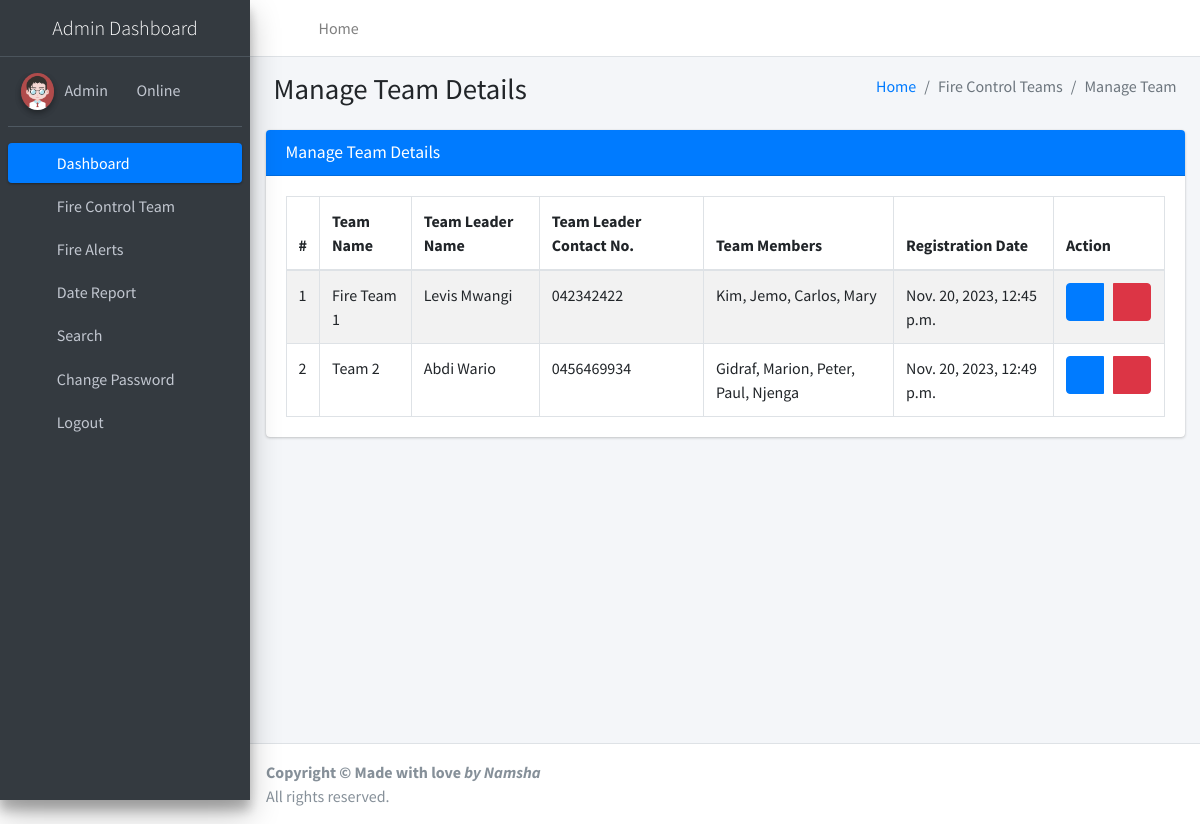
The app's page /manageTeam (signed in) with its own data.
### firereport/models.py (models this page shows, shortened)
class Teams(models.Model):
    teamName = models.CharField(max_length=200, null=True)
    teamLeaderName = models.CharField(max_length=250, null=True)
    teamLeadMobno = models.CharField(max_length=15, null=True)
    teamMembers = models.CharField(max_length=300, null=True)
    postingDate = models.DateTimeField(auto_now_add=True)

### firereport/views.py (the view)
# urls.py: path('manageTeam', manageTeam, name='manageTeam'),
def manageTeam(request):
    if not request.user.is_authenticated:
        return redirect('admin_login')
    teams = Teams.objects.all()
    return render(request, 'admin/manageTeam.html', locals())

### firereport/templates/admin/manageTeam.html
{% extends 'adminNavbar.html' %}
{% block main %}
{% load static %}
<section class="content">
    <div class="content-header">
        <div class="container-fluid">
            <div class="row mb-2">
                <div class="col-sm-6">
                    <h1 class="m-0">Manage Team Details</h1>
                </div>
                <div class="col-sm-6">
                    <ol class="breadcrumb float-sm-right">
                        <li class="breadcrumb-item"><a href="{% url 'dashboard' %}">Home</a></li>
                        <li class="breadcrumb-item active">Fire Control Teams</li>
                        <li class="breadcrumb-item active">Manage Team</li>
                    </ol>
                </div>
            </div>
        </div>
    </div>
    <div class="container-fluid">
        <div class="row">
            <div class="col-md-12">
                <div class="card card-primary">
                    <div class="card-header">
                        <h3 class="card-title">Manage Team Details</h3>
                    </div>
                    <div class="card-body">
                        <table id="example1" class="table table-bordered table-striped">
                            <thead>
                            <tr>
                                <th>#</th>
                                <th>Team Name</th>
                                <th>Team Leader Name</th>
                                <th>Team Leader Contact No.</th>
                                <th>Team Members</th>
                                <th>Registration Date</th>
                                <th>Action</th>
                            </tr>
                            </thead>
                            <tbody>
                            {% for i in teams %}
                            <tr>
                                <td>{{forloop.counter}}</td>
                                <td>{{i.teamName}}</td>
                                <td>{{i.teamLeaderName}}</td>
                                <td>{{i.teamLeadMobno}}</td>
                                <td>{{i.teamMembers}}</td>
                                <td>{{i.postingDate}}</td>
                                <td>
                                    <div class="btn-group">
                                        <a class="btn btn-primary" href="{% url 'editTeam' i.id %}"><i class="fa fa-edit"></i></a> &nbsp;&nbsp;&nbsp;
                                        <a class="btn btn-danger" onclick="return confirm('Are you sure to Delete ?')" href="{% url 'deleteTeam' i.id %}"><i
                                            class="fa fa-trash-alt"></i></a>
                                    </div>
                                </td>
                            </tr>
                            {% endfor %}
                            </tbody>
                        </table>
                    </div>
                </div>
            </div>
        </div>
    </div>
</section>
{% endblock %}

### records on screen
Teams: teamName "Fire Team 1", teamLeaderName "Levis Mwangi", teamLeadMobno "042342422", teamMembers "Kim, Jemo, Carlos, Mary", postingDate "Nov. 20, 2023, 12:45 p.m."
Teams: teamName "Team 2", teamLeaderName "Abdi Wario", teamLeadMobno "0456469934", teamMembers "Gidraf, Marion, Peter, Paul, Njenga", postingDate "Nov. 20, 2023, 12:49 p.m."
